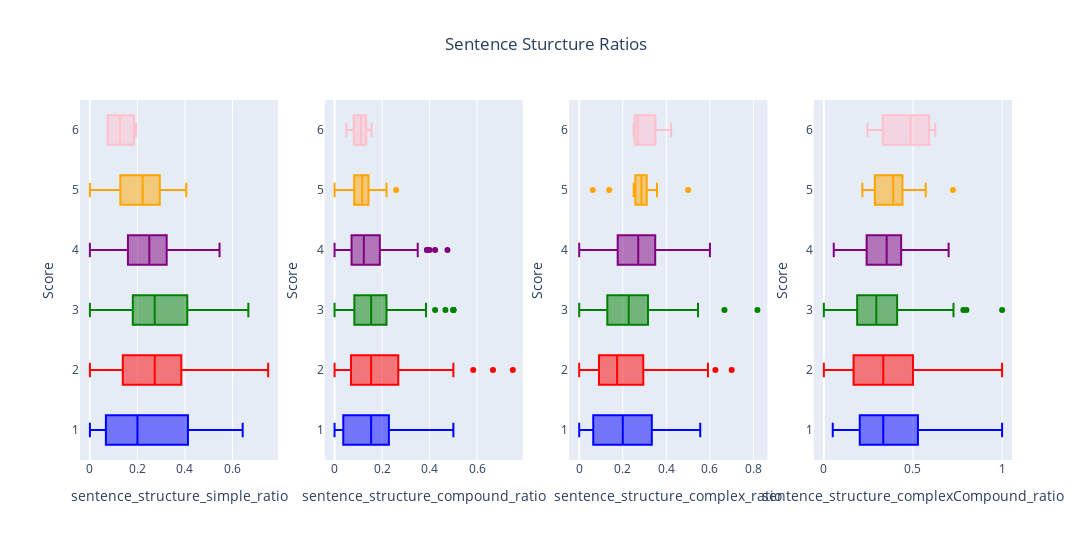

The cell this chart's notebook holds for it:
### Code cell
fig = make_subplots(rows=1, cols=4)

plot(fig, "sentence_structure_simple_ratio", 1, 1)
plot(fig, "sentence_structure_compound_ratio", 1, 2)
plot(fig, "sentence_structure_complex_ratio", 1, 3)
plot(fig, "sentence_structure_complexCompound_ratio", 1, 4)

fig.update_layout(
    height=1080 // 2,
    width=1920,
    title_x=0.5,
    title_text="Sentence Sturcture Ratios",
    legend=dict(orientation="h", yanchor="top", xanchor="center", y=-0.2, x=0.5),
    barmode="group",
)

fig.show()

### Figure 1 — Plotly figure (JSON) as saved in the notebook; plotly's stock layout.template omitted (floating-point values rounded to 4 significant figures; data arrays with more than 128 entries replaced by an {"elided": "..."} marker saying what was removed)
{"data": [{"legendgroup": "1", "marker": {"color": "blue"}, "name": "1", "showlegend": false, "type": "box", "x": [0, 0.05263, 0.3333, 0, 0.1875, 0.2, 0.4, 0.3913, 0, 0.5135, 0.3043, 0, 0, 0.1111, 0.6429, 0.5172, 0, 0.2941, 0.375, 0.2857, 0.2222, 0.1923, 0.5556, 0.45, 0.5, 0, 0.4167, 0.15, 0.2, 0.4615, 0.2, 0.5, 0.125, 0.2, 0], "xaxis": "x", "yaxis": "y"}, {"legendgroup": "2", "marker": {"color": "red"}, "name": "2", "showlegend": false, "type": "box", "x": {"elided": "129 float values"}, "xaxis": "x", "yaxis": "y"}, {"legendgroup": "3", "marker": {"color": "green"}, "name": "3", "showlegend": false, "type": "box", "x": {"elided": "197 float values"}, "xaxis": "x", "yaxis": "y"}, {"legendgroup": "4", "marker": {"color": "purple"}, "name": "4", "showlegend": false, "type": "box", "x": [0.2083, 0.2, 0.44, 0.3235, 0.1613, 0.2174, 0.3333, 0.1429, 0.2727, 0.1, 0.3043, 0.1818, 0.2857, 0.04348, 0.07143, 0.1667, 0.2222, 0.2, 0.25, 0.2963, 0.2692, 0.125, 0.2069, 0.3429, 0.1852, 0.25, 0.1282, 0.09091, 0, 0.2273, 0.129, 0.24, 0.1176, 0.303, 0.4444, 0.2903, 0.3667, 0.3182, 0.2963, 0.2759, 0.28, 0.35, 0.05263, 0.2703, 0.3846, 0.1481, 0.1429, 0.3333, 0.25, 0.2593, 0.16, 0.5455, 0.3158, 0.2, 0.3714, 0.09091, 0.3611, 0.4231, 0.2857, 0.28, 0.1923, 0.5, 0.1905, 0.1429, 0.3226, 0.2121, 0.2, 0.1304, 0.2593, 0.3103, 0.36, 0.32, 0.09677, 0.3704, 0.4583, 0.2778, 0.2, 0, 0.1667, 0.35, 0.2963, 0.24, 0.2941, 0.1538, 0.1429, 0.2609, 0.05, 0.3333, 0.3429, 0.4516, 0.2, 0.4062, 0.4516, 0.16, 0.2857, 0.1429, 0.35, 0.3438, 0.2857, 0.1667, 0.129, 0.125, 0.1176, 0.25, 0.35, 0.5, 0.4091, 0.2727, 0.1429, 0.05263, 0.1, 0.4138, 0.15, 0.2222, 0.24, 0.2857, 0.4062, 0.3103, 0.2308, 0.1905], "xaxis": "x", "yaxis": "y"}, {"legendgroup": "5", "marker": {"color": "orange"}, "name": "5", "showlegend": false, "type": "box", "x": [0.3023, 0, 0.2188, 0.3333, 0.1786, 0.225, 0.04545, 0.2222, 0.2692, 0.2, 0.03448, 0.1111, 0.3125, 0.25, 0.4054], "xaxis": "x", "yaxis": "y"}, {"legendgroup": "6", "marker": {"color": "pink"}, "name": "6", "showlegend": false, "type": "box", "x": [0.1778, 0.075, 0.1944, 0.07407], "xaxis": "x", "yaxis": "y"}, {"legendgroup": "1", "marker": {"color": "blue"}, "name": "1", "showlegend": false, "type": "box", "x": [0, 0.4737, 0.1667, 0, 0.0625, 0.4, 0.2, 0.1739, 0, 0.1081, 0.04348, 0.1667, 0.3333, 0, 0.1429, 0.03448, 0, 0.2647, 0.25, 0.2143, 0.2222, 0.2308, 0, 0.15, 0.08333, 0, 0.5, 0.15, 0, 0.1538, 0.4, 0.1667, 0.125, 0.3, 0.1667], "xaxis": "x2", "yaxis": "y2"}, {"legendgroup": "2", "marker": {"color": "red"}, "name": "2", "showlegend": false, "type": "box", "x": {"elided": "129 float values"}, "xaxis": "x2", "yaxis": "y2"}, {"legendgroup": "3", "marker": {"color": "green"}, "name": "3", "showlegend": false, "type": "box", "x": {"elided": "197 float values"}, "xaxis": "x2", "yaxis": "y2"}, {"legendgroup": "4", "marker": {"color": "purple"}, "name": "4", "showlegend": false, "type": "box", "x": [0.04167, 0.2, 0.12, 0.1176, 0, 0.2609, 0.25, 0.07143, 0, 0.15, 0.04348, 0.1818, 0.2143, 0.04348, 0.07143, 0.125, 0.03704, 0.04, 0.2143, 0.1111, 0.2308, 0, 0.06897, 0.2, 0.1481, 0.25, 0.05128, 0.2727, 0.1176, 0.1818, 0.1613, 0.12, 0.2353, 0.1212, 0.3889, 0.09677, 0.1, 0.1818, 0.07407, 0.1034, 0.08, 0.1, 0.1579, 0.05405, 0.1154, 0.1111, 0.07143, 0.1429, 0.04167, 0.2222, 0.08, 0.1515, 0.1579, 0.08, 0.2, 0.09091, 0.1389, 0.2308, 0, 0.16, 0.4231, 0.1364, 0.09524, 0, 0.1935, 0.1818, 0.475, 0.1304, 0.1111, 0, 0.16, 0.16, 0.09677, 0.03704, 0.08333, 0.1667, 0.06667, 0.06667, 0.08333, 0, 0.1111, 0.28, 0.1176, 0.2308, 0.2143, 0.1739, 0.15, 0.2381, 0.2, 0.09677, 0.08, 0.1875, 0.1935, 0.12, 0, 0, 0.4, 0.0625, 0.1429, 0.3889, 0.2258, 0, 0.2353, 0.3125, 0.2, 0.15, 0.1364, 0.1364, 0.04762, 0.1053, 0.1333, 0.06897, 0.35, 0.05556, 0, 0.1429, 0.1875, 0.06897, 0.1538, 0.04762], "xaxis": "x2", "yaxis": "y2"}, {"legendgroup": "5", "marker": {"color": "orange"}, "name": "5", "showlegend": false, "type": "box", "x": [0.1163, 0.1429, 0.2188, 0.1, 0.1429, 0.2, 0, 0.1389, 0.07692, 0.1429, 0.1034, 0.2593, 0, 0, 0.1081], "xaxis": "x2", "yaxis": "y2"}, {"legendgroup": "6", "marker": {"color": "pink"}, "name": "6", "showlegend": false, "type": "box", "x": [0.1556, 0.05, 0.1111, 0.1111], "xaxis": "x2", "yaxis": "y2"}, {"legendgroup": "1", "marker": {"color": "blue"}, "name": "1", "showlegend": false, "type": "box", "x": [0.3333, 0.05263, 0.3333, 0.2857, 0.375, 0.2, 0.1, 0.1739, 0, 0.2162, 0.4348, 0, 0, 0.3333, 0.1429, 0.3276, 0, 0.2353, 0.125, 0.1429, 0.2222, 0.2692, 0.3333, 0.35, 0.1667, 0.5556, 0, 0.35, 0, 0.1538, 0, 0.25, 0.375, 0.1, 0], "xaxis": "x3", "yaxis": "y3"}, {"legendgroup": "2", "marker": {"color": "red"}, "name": "2", "showlegend": false, "type": "box", "x": {"elided": "129 float values"}, "xaxis": "x3", "yaxis": "y3"}, {"legendgroup": "3", "marker": {"color": "green"}, "name": "3", "showlegend": false, "type": "box", "x": {"elided": "197 float values"}, "xaxis": "x3", "yaxis": "y3"}, {"legendgroup": "4", "marker": {"color": "purple"}, "name": "4", "showlegend": false, "type": "box", "x": [0.3333, 0.1, 0.2, 0.3235, 0.3226, 0.2174, 0.2917, 0.4643, 0.09091, 0.35, 0.3913, 0.09091, 0.07143, 0.3478, 0.5, 0.375, 0.3333, 0.52, 0.07143, 0.1852, 0.1538, 0.5, 0.2414, 0.1429, 0.4444, 0.25, 0.2564, 0.2727, 0.2353, 0.1818, 0.3226, 0.32, 0.1176, 0.3636, 0.1111, 0.3871, 0.1333, 0.1364, 0.2963, 0.2414, 0.32, 0.45, 0.2632, 0.2432, 0.2308, 0.3704, 0.25, 0.2857, 0.2917, 0.1481, 0.28, 0.1515, 0.2632, 0.12, 0.3143, 0.4545, 0.2222, 0.1538, 0.3571, 0.2, 0.1923, 0.1364, 0.3333, 0.4286, 0.1613, 0.2121, 0.125, 0.3043, 0.1852, 0.4828, 0.32, 0.32, 0.4194, 0.3704, 0.375, 0.1111, 0.2667, 0.4, 0.375, 0.3, 0.4074, 0.24, 0.3235, 0.2692, 0.2857, 0.3043, 0.35, 0.1429, 0.1714, 0.09677, 0.6, 0.125, 0.09677, 0.28, 0.2857, 0.2857, 0, 0.4375, 0.07143, 0.1667, 0.3226, 0.25, 0.4118, 0.2812, 0.35, 0.15, 0.1818, 0.2273, 0.2857, 0.2105, 0.06667, 0.2414, 0.2, 0.2778, 0.4, 0.3571, 0.2188, 0.3793, 0.1154, 0.2381], "xaxis": "x3", "yaxis": "y3"}, {"legendgroup": "5", "marker": {"color": "orange"}, "name": "5", "showlegend": false, "type": "box", "x": [0.3023, 0.2857, 0.0625, 0.3, 0.2857, 0.3, 0.5, 0.25, 0.3462, 0.2571, 0.1379, 0.2593, 0.3125, 0.3571, 0.2703], "xaxis": "x3", "yaxis": "y3"}, {"legendgroup": "6", "marker": {"color": "pink"}, "name": "6", "showlegend": false, "type": "box", "x": [0.4222, 0.25, 0.2778, 0.2593], "xaxis": "x3", "yaxis": "y3"}, {"legendgroup": "1", "marker": {"color": "blue"}, "name": "1", "showlegend": false, "type": "box", "x": [0.6667, 0.4211, 0.1667, 0.7143, 0.375, 0.2, 0.3, 0.2609, 1, 0.1622, 0.2174, 0.8333, 0.6667, 0.5556, 0.07143, 0.1207, 1, 0.2059, 0.25, 0.3571, 0.3333, 0.3077, 0.1111, 0.05, 0.25, 0.4444, 0.08333, 0.35, 0.8, 0.2308, 0.4, 0.08333, 0.375, 0.4, 0.8333], "xaxis": "x4", "yaxis": "y4"}, {"legendgroup": "2", "marker": {"color": "red"}, "name": "2", "showlegend": false, "type": "box", "x": {"elided": "129 float values"}, "xaxis": "x4", "yaxis": "y4"}, {"legendgroup": "3", "marker": {"color": "green"}, "name": "3", "showlegend": false, "type": "box", "x": {"elided": "197 float values"}, "xaxis": "x4", "yaxis": "y4"}, {"legendgroup": "4", "marker": {"color": "purple"}, "name": "4", "showlegend": false, "type": "box", "x": [0.4167, 0.5, 0.24, 0.2353, 0.5161, 0.3043, 0.125, 0.3214, 0.6364, 0.4, 0.2609, 0.5455, 0.4286, 0.5652, 0.3571, 0.3333, 0.4074, 0.24, 0.4643, 0.4074, 0.3462, 0.375, 0.4828, 0.3143, 0.2222, 0.25, 0.5641, 0.3636, 0.6471, 0.4091, 0.3871, 0.32, 0.5294, 0.2121, 0.05556, 0.2258, 0.4, 0.3636, 0.3333, 0.3793, 0.32, 0.1, 0.5263, 0.4324, 0.2692, 0.3704, 0.5357, 0.2381, 0.4167, 0.3704, 0.48, 0.1515, 0.2632, 0.6, 0.1143, 0.3636, 0.2778, 0.1923, 0.3571, 0.36, 0.1923, 0.2273, 0.381, 0.4286, 0.3226, 0.3939, 0.2, 0.4348, 0.4444, 0.2069, 0.16, 0.2, 0.3871, 0.2222, 0.08333, 0.4444, 0.4667, 0.5333, 0.375, 0.35, 0.1852, 0.24, 0.2647, 0.3462, 0.3571, 0.2609, 0.45, 0.2857, 0.2857, 0.3548, 0.12, 0.2812, 0.2581, 0.44, 0.4286, 0.5714, 0.25, 0.1562, 0.5, 0.2778, 0.3226, 0.625, 0.2353, 0.1562, 0.1, 0.2, 0.2727, 0.3636, 0.5238, 0.6316, 0.7, 0.2759, 0.3, 0.4444, 0.36, 0.2143, 0.1875, 0.2414, 0.5, 0.5238], "xaxis": "x4", "yaxis": "y4"}, {"legendgroup": "5", "marker": {"color": "orange"}, "name": "5", "showlegend": false, "type": "box", "x": [0.2791, 0.5714, 0.5, 0.2667, 0.3929, 0.275, 0.4545, 0.3889, 0.3077, 0.4, 0.7241, 0.3704, 0.375, 0.3929, 0.2162], "xaxis": "x4", "yaxis": "y4"}, {"legendgroup": "6", "marker": {"color": "pink"}, "name": "6", "showlegend": false, "type": "box", "x": [0.2444, 0.625, 0.4167, 0.5556], "xaxis": "x4", "yaxis": "y4"}], "layout": {"barmode": "group", "height": 540, "legend": {"orientation": "h", "x": 0.5, "xanchor": "center", "y": -0.2, "yanchor": "top"}, "title": {"text": "Sentence Sturcture Ratios", "x": 0.5}, "width": 1920, "xaxis": {"anchor": "y", "domain": [0, 0.2125], "title": {"text": "sentence_structure_simple_ratio"}}, "xaxis2": {"anchor": "y2", "domain": [0.2625, 0.475], "title": {"text": "sentence_structure_compound_ratio"}}, "xaxis3": {"anchor": "y3", "domain": [0.525, 0.7375], "title": {"text": "sentence_structure_complex_ratio"}}, "xaxis4": {"anchor": "y4", "domain": [0.7875, 1], "title": {"text": "sentence_structure_complexCompound_ratio"}}, "yaxis": {"anchor": "x", "domain": [0, 1], "title": {"text": "Score"}}, "yaxis2": {"anchor": "x2", "domain": [0, 1], "title": {"text": "Score"}}, "yaxis3": {"anchor": "x3", "domain": [0, 1], "title": {"text": "Score"}}, "yaxis4": {"anchor": "x4", "domain": [0, 1], "title": {"text": "Score"}}}}
